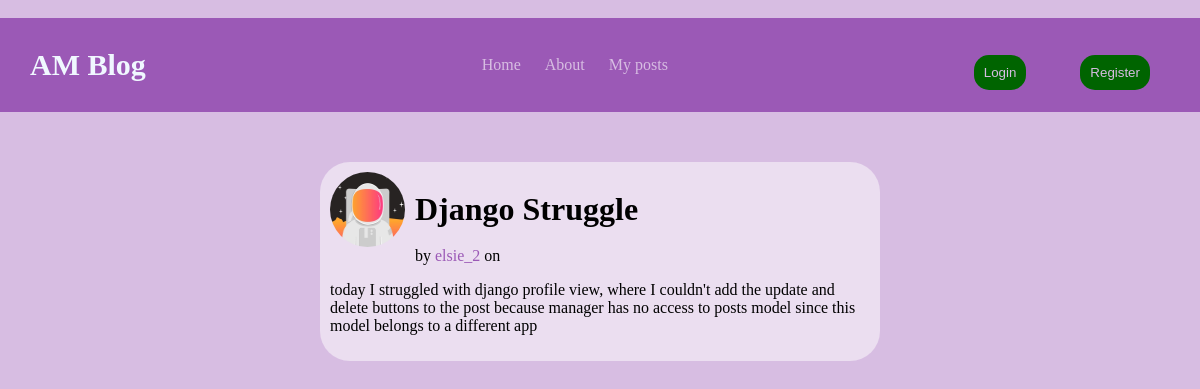
Page /post/6/ on the committed database.
### Blog/models.py (models this page shows, shortened)
class posts(models.Model):
    title = models.CharField(max_length=30)
    content = models.TextField()
    date = models.DateField(default=timezone.now)
    auth = models.ForeignKey(User, on_delete=models.CASCADE)

### users/models.py (models this page shows, shortened)
class profile(models.Model):
    user = models.OneToOneField(User, on_delete=models.CASCADE)
    pic = models.ImageField(default='profile_pics/default.jpg',upload_to='profile_pics')

### Blog/views.py (the view)
# urls.py: path('post/<int:pk>/',postdetail.as_view(),name = 'post-detail'),
class postdetail(DetailView):
    model = posts

### Blog/templates/Blog/posts_detail.html
﻿{% extends 'Blog/base.html' %}
{% block content %}
<div class="container">
    <div class="post-cont">
        <div class="post-head">
            <img src="{{ object.auth.profile.pic.url }}" alt="Alternate Text" />
            <h1 style="margin:0"> {{ object.title}} </h1>
        </div>
        <div style="margin-left:85px">
            <p style="display:inline"> by <p style="color: #9B59B6; display: inline">{{object.auth}}</p> on {{post.date | date:"F d, Y"}}</p>
        </div>
        <div>
            <p> {{object.content}} </p>
        </div>
    </div>
</div>
{%endblock%}

### Blog/static/Blog/styles.css (style rules this page uses)
body { margin: 0; }
img { width:75px; height:75px; border-radius:100px; margin-right:10px; }
.container { max-width:50%; margin-left:300px; margin-top:50px; }
.post-cont { border-radius: 30px; background-color: #EBDEF0; margin: 20px; padding: 10px; max-height: 300px; overflow-y: auto; }
.post-head { display:flex; align-items:center; }

### rows in the picture
posts: auth.profile.pic (placeholder picture), title "Django Struggle", auth "elsie_2", content "today I struggled with django profile view, where I couldn't add the update and delete buttons to the post because manager has no access to posts model since this model belongs to a different app"
